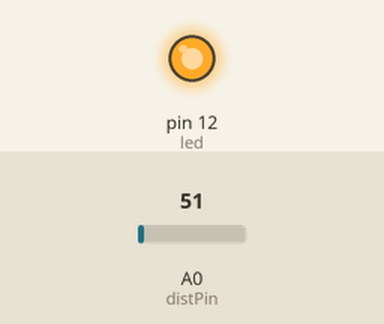
Recording of a sketch running on a simulated Arduino Uno, built with avr-gcc and run on an emulated ATmega328P. Parts: output pins drawn as LEDs (lit = HIGH). The test bench sets the inputs (shaded band); at power-on: A0 (distPin) = 51. What the sketch prints to the serial monitor is not drawn.

Above: at 1.3 s.
1.4 s: A0 (distPin) set to 93
2.9 s: A0 (distPin) set to 106
At 3.6 s:
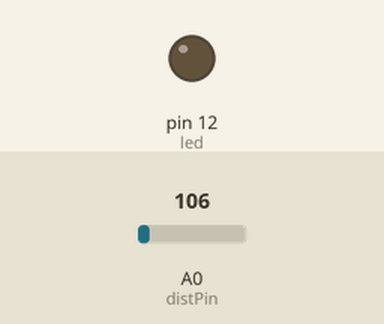
4.6 s: A0 (distPin) set to 86
At 6.0 s:
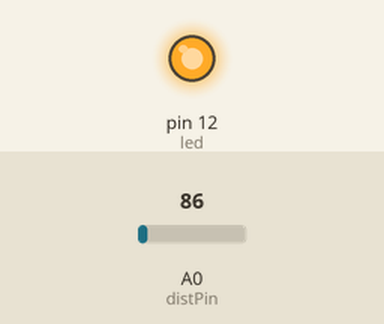
Timing chart, 0 to 7.6 s (numbered marks = the images above; inputs shaded):
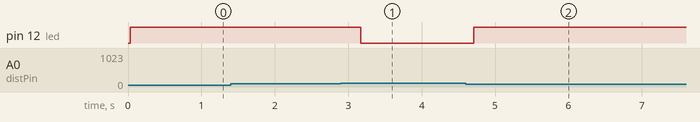

The sketch:

sensordistancia_ino.ino
```cpp
// Internetdelascosas.cl
// Script para leer la distancia  utilizando un LM35

// Declaracion de variables
float dist;
int distPin = 0; // Definimos la entrada en pin A0
int distr = 0;
int led = 12;
void setup()
{
    // Abre puerto serial y lo configura a 9600 bps
    Serial.begin(9600);

    // Activa el pin 12
    pinMode(led, OUTPUT);
}
void loop()
{
    // Lee el valor desde el sensor
    dist= analogRead(distPin);


    // Convierte el valor a temperatura
    //tempC = (5.0 * tempC * 100.0)/1024.0;

    // Envia el dato al puerto serial
    Serial.print("  Estas a:  ");
    distr= dist/100;
    Serial.print(distr);
    Serial.print(dist / 100);
    Serial.print("  ctm  del objeto mas cercano\n ");
    if (distr <= 0.14)
    {
       Serial.print("  Obstaculo en la via no puedes continuar \n ");
       digitalWrite(led, HIGH);
    }
    else
    {
    Serial.print("  puedes continuar \n");
    digitalWrite(led, LOW);
    }
    // Espera cinco segundo para repetir el loop
    delay(500);
}
```

Measured:
- the behaviour switches between 99 and 100 on A0 (distPin) (found by bisection; images 0 and 1)
- after the input at 1.4 s, every drawn part: stays the same
- after the input at 2.9 s, pin 12 (led): HIGH → LOW after 0.27 s
- after the input at 4.6 s, pin 12 (led): LOW → HIGH after 0.11 s
